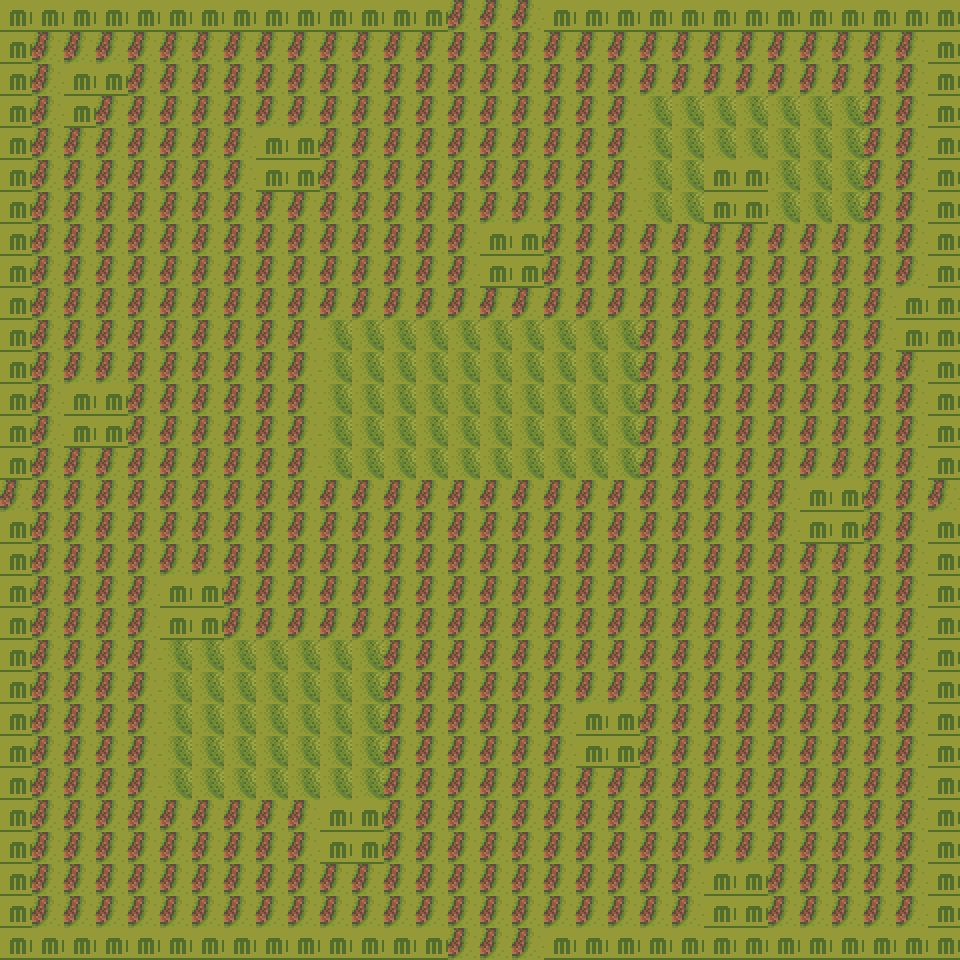

The image is a tile-based game level rendered from a .tmx file. Its description and source (layers, tilesets, objects; grid data summarised) follow:
An orthogonal 30x30 tile map with 32x32 px tiles, 5 tile layers (ground, ground2, objects, objects_upper, ...), 5 tilesets and 5 objects (2x map_transition, 2x resonance_stone, enemy_zone).

<map version="1.10" tiledversion="1.11.2" orientation="orthogonal" renderorder="right-down" width="30" height="30" tilewidth="32" tileheight="32" infinite="0" nextlayerid="7" nextobjectid="100">
 <properties>
  <property name="category" value="sketch" />
  <property name="mapName" value="The Half-Drawn Forest" />
  <property name="vibrancy" type="int" value="8" />
 </properties>
 <tileset firstgid="1" source="backterria-overworld.tsx" />
 <tileset firstgid="465" source="backterria-natural.tsx" />
 <tileset firstgid="1037" source="backterria-natural-props.tsx" />
 <tileset firstgid="1709" source="backterria-plants.tsx" />
 <tileset firstgid="2469" source="backterria-interiors.tsx" />
 <layer id="1" name="ground" width="30" height="30">
  <data>[900 cells, 900 non-empty, 2 distinct tile ids]</data>
 </layer>
 <layer id="2" name="ground2" width="30" height="30">
  <data>[900 cells, 0 non-empty, 0 distinct tile ids]</data>
 </layer>
 <layer id="3" name="objects" width="30" height="30">
  <data>[900 cells, 20 non-empty, 1 distinct tile ids]</data>
 </layer>
 <layer id="4" name="objects_upper" width="30" height="30">
  <data>[900 cells, 0 non-empty, 0 distinct tile ids]</data>
 </layer>
 <layer id="5" name="collision" width="30" height="30">
  <data>[900 cells, 149 non-empty, 1 distinct tile ids]</data>
 </layer>
 <objectgroup id="6" name="events">
  <object id="1" name="EV-HDF-West" type="map_transition" x="0" y="480" width="32" height="32">
   <properties>
    <property name="condition" value="MQ-08+" />
    <property name="targetMap" value="undrawn-peaks" />
    <property name="targetX" type="int" value="29" />
    <property name="targetY" type="int" value="20" />
    <property name="trigger" value="touch" />
   </properties>
  </object>
  <object id="2" name="EV-HDF-South" type="map_transition" x="448" y="928" width="96" height="32">
   <properties>
    <property name="condition" value="MQ-08+" />
    <property name="targetMap" value="hollow-ridge" />
    <property name="targetX" type="int" value="15" />
    <property name="targetY" type="int" value="0" />
    <property name="trigger" value="touch" />
   </properties>
  </object>
  <object id="3" name="RS-HDF-01" type="resonance_stone" x="480" y="384" width="32" height="32">
   <properties>
    <property name="fragments" value="joy/light/3" />
    <property name="id" value="RS-HDF-01" />
   </properties>
  </object>
  <object id="4" name="RS-HDF-02" type="resonance_stone" x="224" y="672" width="32" height="32">
   <properties>
    <property name="fragments" value="sorrow/earth/3" />
    <property name="id" value="RS-HDF-02" />
   </properties>
  </object>
  <object id="5" name="Forest Paths" type="enemy_zone" x="32" y="32" width="896" height="896">
   <properties>
    <property name="enemies" value="Sketch Wolf, Unfinished Treant, Memory Echo" />
    <property name="encounterRate" value="common" />
    <property name="levelRange" value="22-26" />
   </properties>
  </object>
 </objectgroup>
</map>
